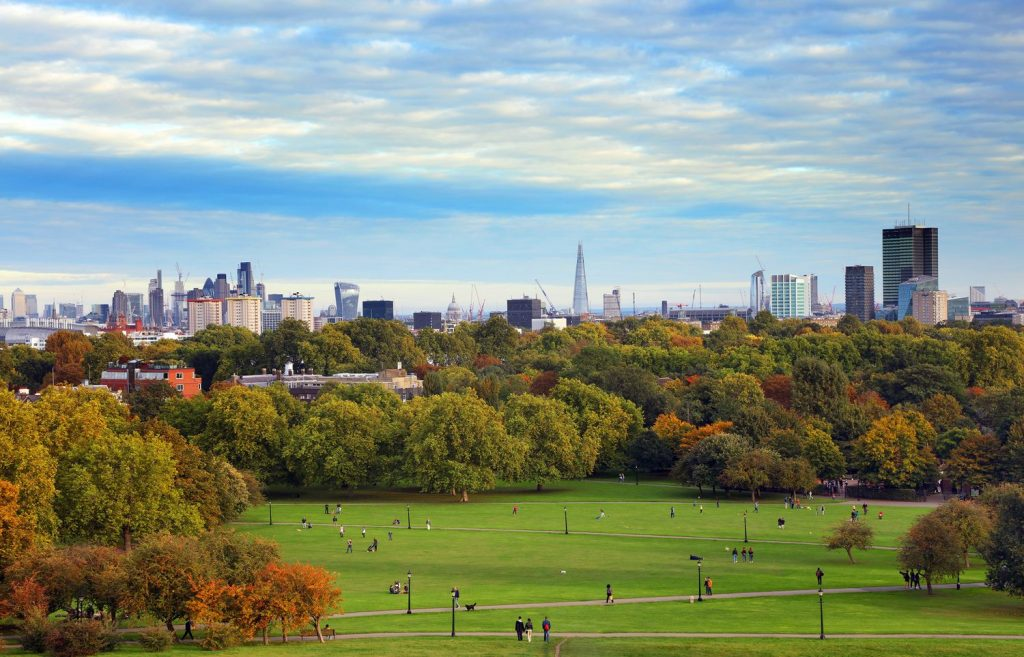
#> input picture pictures/london.jpg, 1024 x 657 px, found by its file name
$ python splitmerge.py
#> lines starting #> are read from the running program, lines starting #| are printed output that depends on the picture
import cv2 as cv
import numpy as np

img = cv.imread('pictures/london.jpg')
#> img is the input picture: shape (657, 1024, 3); mean B, G, R 125.4, 143, 131.6
cv.imshow('London', img)

b,g,r = cv.split(img)
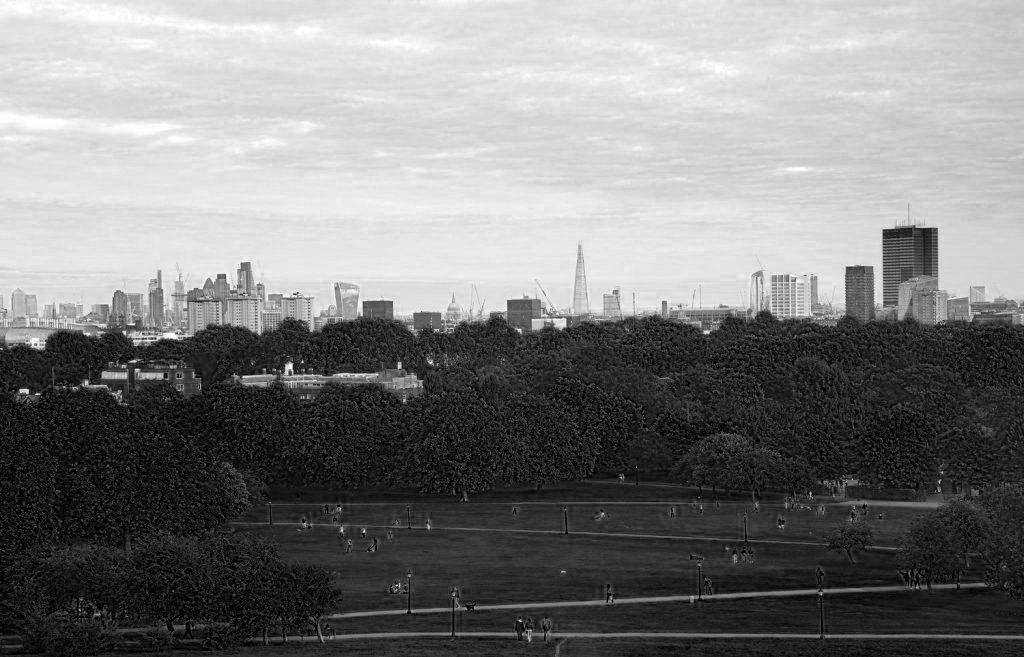
#> b: shape (657, 1024); min 0, max 255, mean 125.4
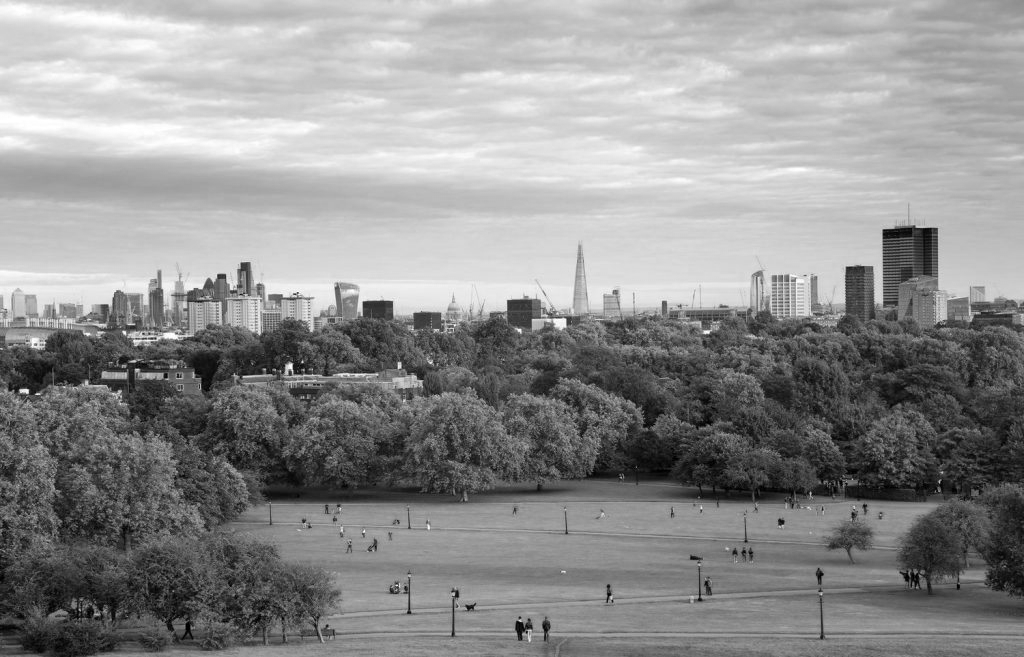
#> g: shape (657, 1024); min 0, max 255, mean 143
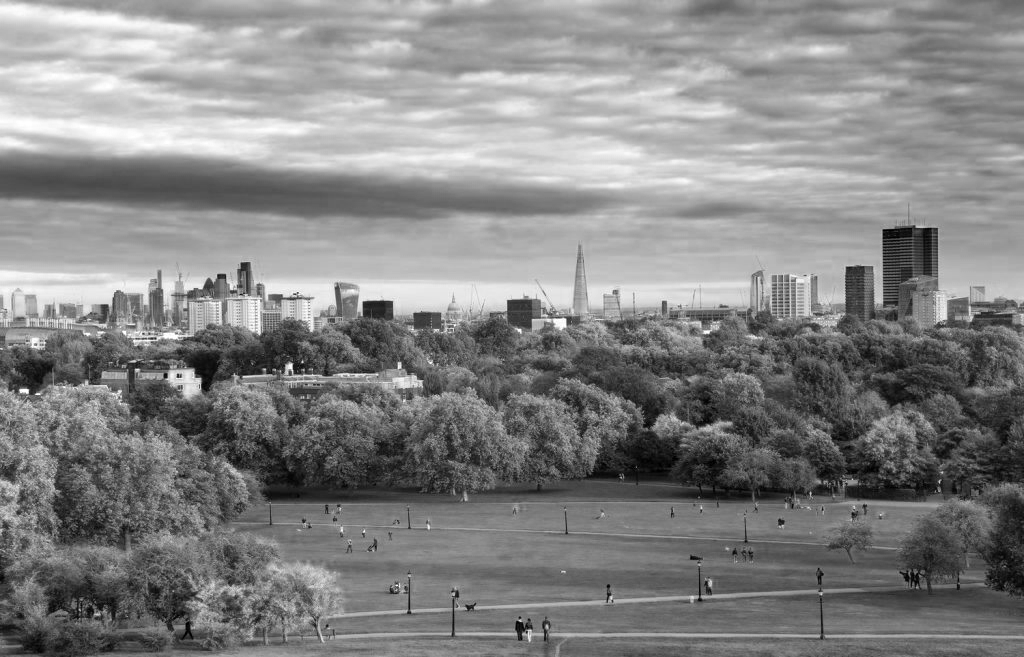
#> r: shape (657, 1024); min 0, max 255, mean 131.6


blank = np.zeros(img.shape[:2], dtype='uint8', )
blue = cv.merge([b, blank, blank])
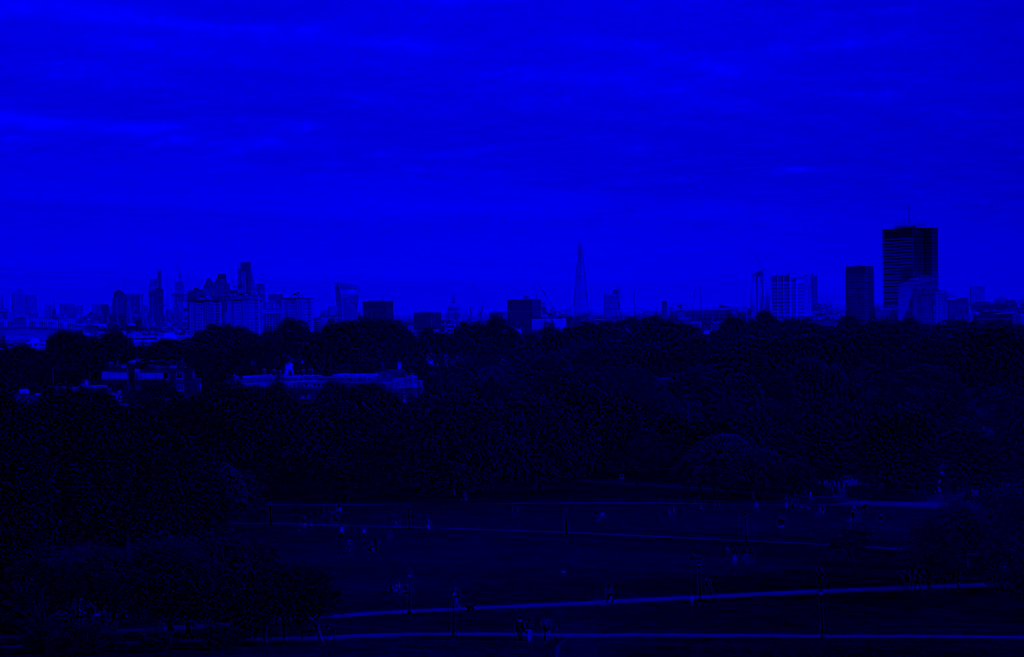
#> blue: shape (657, 1024, 3); mean of channels 0, 1, 2 125.4, 0, 0; drawn as B, G, R
green = cv.merge([blank, g, blank])
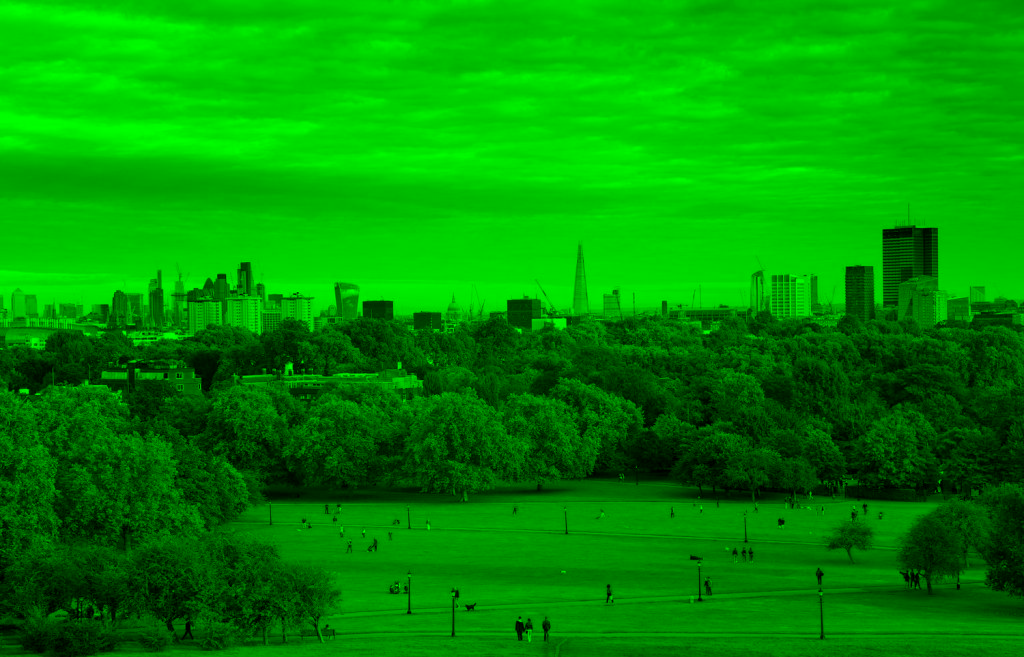
#> green: shape (657, 1024, 3); mean of channels 0, 1, 2 0, 143, 0; drawn as B, G, R
red = cv.merge([blank, blank, r])
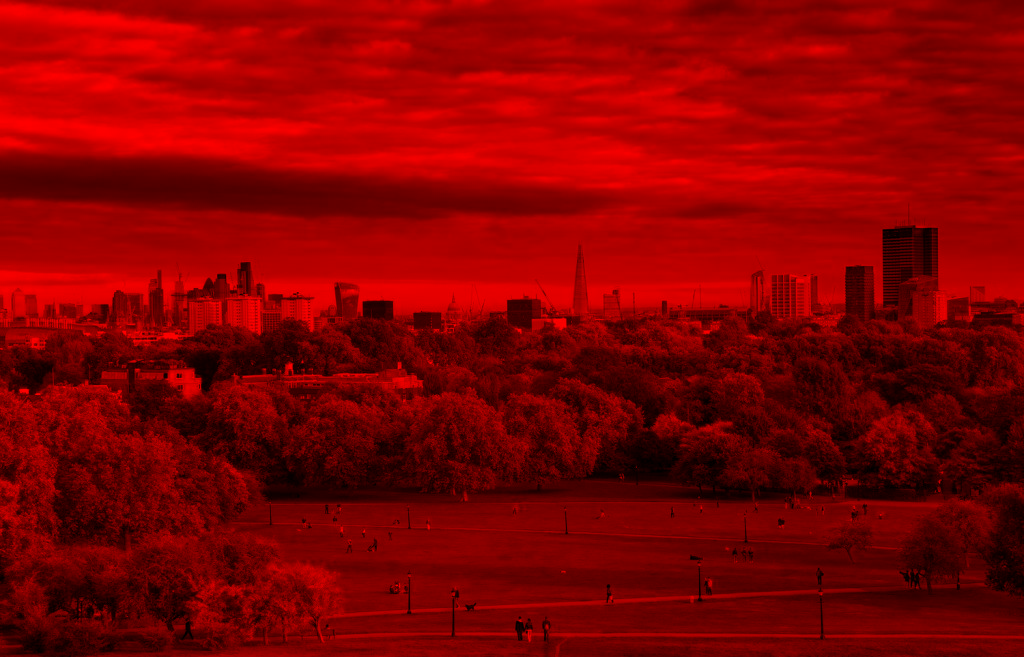
#> red: shape (657, 1024, 3); mean of channels 0, 1, 2 0, 0, 131.6; drawn as B, G, R

cv.imshow('Green', green)
cv.imshow('Red', red)

cv.imshow('Blue', blue)
cv.imshow('Green', green)
cv.imshow('Red', red)

print(img.shape)
#| (657, 1024, 3)
print(b.shape)
#| (657, 1024)
print(g.shape)
#| (657, 1024)
print(r.shape)
#| (657, 1024)

#Merging color chanels
merged = cv.merge([b, g, r])
cv.imshow('merged', merged)

cv.waitKey(0)

$ run again, with pictures/cats2.jpg copied over pictures/london.jpg
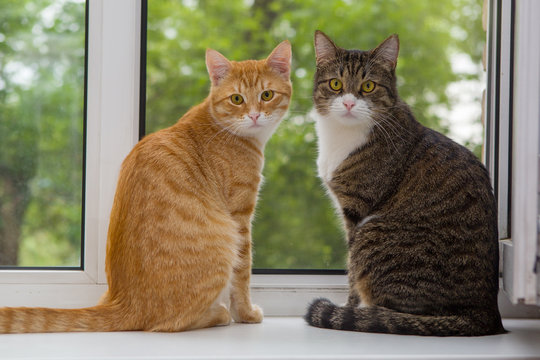
#> input picture pictures/cats2.jpg, 540 x 360 px, found by its file name
#> img is the input picture: shape (360, 540, 3); mean B, G, R 99.7, 127.4, 134.1
#> `green = cv.merge([blank, g, blank])`:
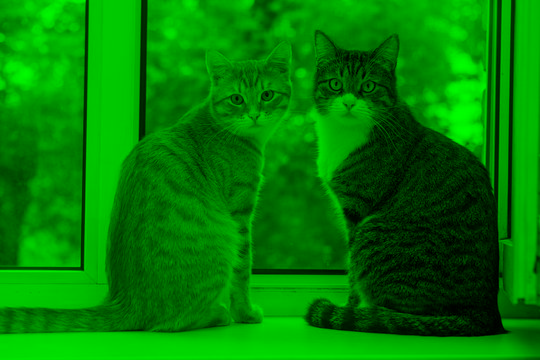
#> green: shape (360, 540, 3); mean of channels 0, 1, 2 0, 127.4, 0; drawn as B, G, R
#> `red = cv.merge([blank, blank, r])`:
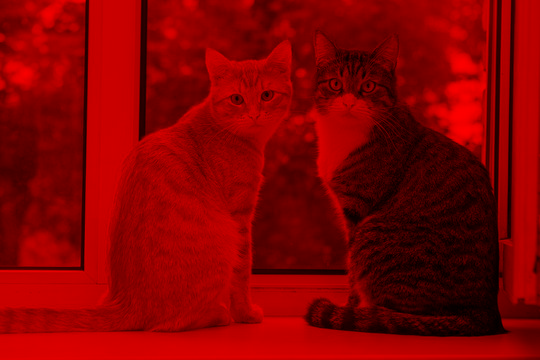
#> red: shape (360, 540, 3); mean of channels 0, 1, 2 0, 0, 134.1; drawn as B, G, R
#| (360, 540, 3)
#| (360, 540)
#| (360, 540)
#| (360, 540)
